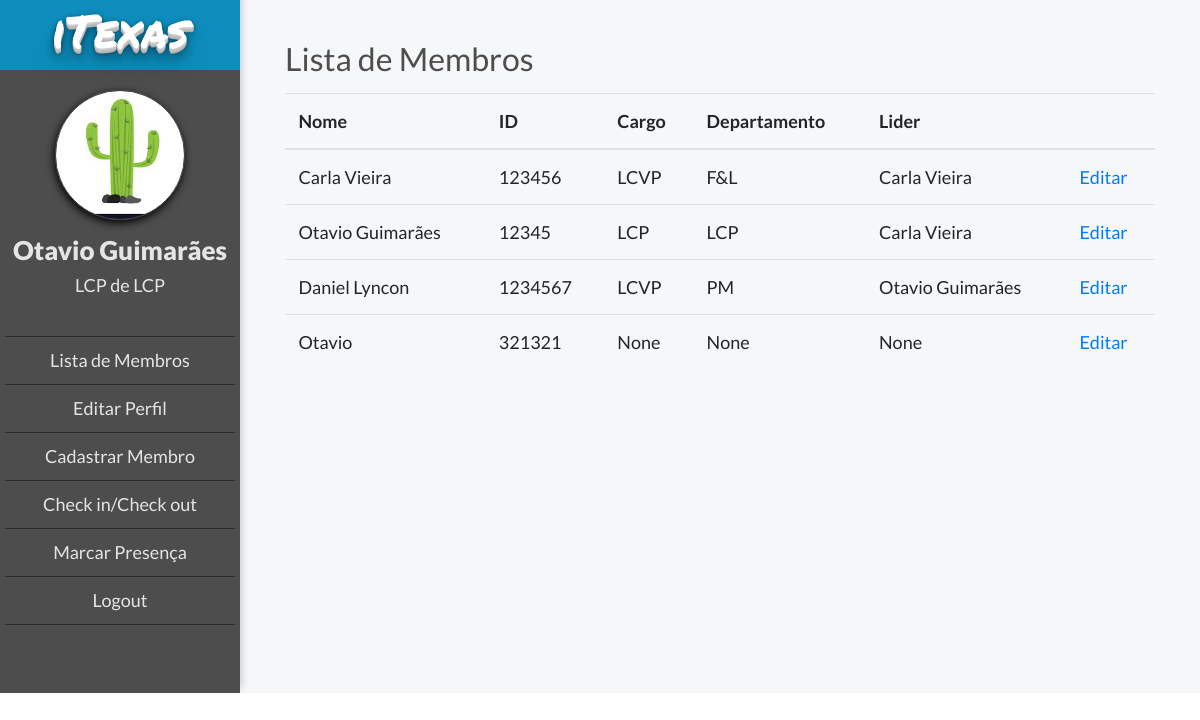
Before: /members/ (signed in) with the older database file.
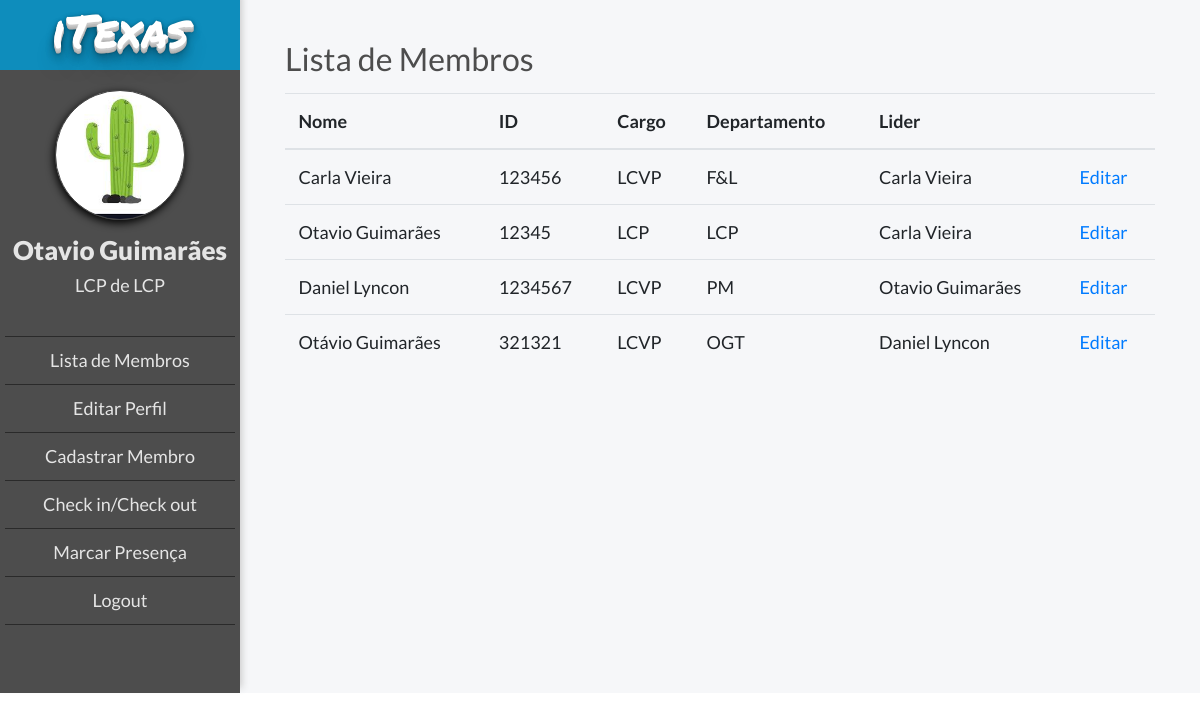
After: the same page with the newer database file.
### members/models.py (models this page shows, shortened)
class MyUser(AbstractBaseUser):
    POST = (('1,', 'LCP'), ('2', 'LCVP'), ('3', 'TLB'), ('4', 'Membro'))
    DEPARTMENT = (
    ('1', 'LCP'), ('2', 'PM'), ('3', 'F&L'), ('4', 'B2C'), ('5', 'B2B'), ('6', 'OGE'), ('7', 'OGT'), ('8', 'OGV'),
    ('9', 'IGE'), ('10', 'IGT'),)
    email = models.EmailField(verbose_name='E-mail', max_length=255, unique=True)
    podio_code = models.CharField(max_length=10, verbose_name='ID do Podio', unique=True)
    first_name = models.CharField(max_length=20, verbose_name='Nome')
    last_name = models.CharField(max_length=20, verbose_name='Sobrenome')
    is_active = models.BooleanField(default=True)
    is_admin = models.BooleanField(default=False)
    post = models.CharField(max_length=2, choices=POST, blank=True, null=True, verbose_name='Cargo')
    department = models.CharField(max_length=2, choices=DEPARTMENT, blank=True, null=True, verbose_name='Área')
    leader = models.ForeignKey("MyUser", blank=True, null=True, on_delete=models.SET_NULL, verbose_name='Líder')
    is_working = models.BooleanField(default=False)
    objects = MyUserManager()
    USERNAME_FIELD = 'podio_code'
    REQUIRED_FIELDS = ['email', 'first_name']
    def __str__(self):
        return '{} {}'.format(self.first_name, self.last_name)

### members/views.py (the view)
# urls.py: path('', views.member_list, name='member_list'),
@login_required
def member_list(request):
    users = MyUser.objects.all()
    return render(request, 'members/member_list.html', {'users': users, 'request_user': request.user})

### templates/members/member_list.html
{% extends "base.html" %}
{% if user.is_authenticated %}
    {% block body_block %}
        <h2 class="title">Lista de Membros</h2>
        <table class="table">
            <thead>
            <tr>
                <th class="table-column">Nome</th>
                <th class="table-column">ID</th>
                <th class="table-column">Cargo</th>
                <th class="table-column">Departamento</th>
                <th class="table-column">Lider</th>
                <th class="table-column"></th>
            </tr>
            </thead>
                <tbody>
            {% for user in users %}
                <tr>
                        <td>{{ user.first_name }} {{ user.last_name }}</td>
                        <td>{{ user.podio_code }}</td>
                        <td>{{ user.get_post_display }} </td>
                        <td>{{ user.get_department_display  }}</td>
                        <td>{{ user.leader }}</td>
                        <td><a href="{% url 'member_view' user.podio_code %}">Editar</a></td>
                </tr>
            {% endfor %}
                </tbody>
                </table>
    {% endblock %}
{% else %}
    <h2>Logar</h2>
{% endif %}

### templates/base.html (shortened to what this page needs)
{% load static %}
<!DOCTYPE html>
<html lang="en">
<head>
    <link rel="stylesheet" href="{% static 'css/style.css' %}">
    <link rel="stylesheet" href="https://stackpath.bootstrapcdn.com/bootstrap/4.3.1/css/bootstrap.min.css"
>
    <link rel="stylesheet" href="https://maxcdn.bootstrapcdn.com/font-awesome/4.5.0/css/font-awesome.min.css">
</head>
<body>
{% if user.is_authenticated %}
    <div class="ogr-container">
    <div class="page-body">
    <div class="lateral-menu">
        <div class="logo-area">
            <h2 class="logo-mobile">iTexas</h2>
        </div>
        <div class="menu-area">
            <div class="profile-picture"></div>
            <div class="member-infos">
                <h2 class="member-name">{{ request_user.first_name }} {{ request_user.last_name }}</h2>
                <h3 class="member-area">{{ request_user.get_post_display }} de {{ request_user.get_department_display }}</h3>
            </div>
            <ul class="function-list">
                <li><a href="{% url 'member_list' %}" class="button">Lista de Membros</a></li>
                <li><a href="{% url 'member_edit' user.podio_code %}" class="button">Editar Perfil</a></li>
                <li><a href="{% url 'register' %}" class="button">Cadastrar Membro</a></li>
                <li><a href="{% url 'check' %}" class="button">Check in/Check out</a></li>
                <li><a href="" class="button">Marcar Presença</a></li>
                {% if user.is_authenticated %}
                    <li><a href="{% url 'user_logout' %}">Logout</a></li>
                {% else %}
                    <li><a class="navbar-link" href="{% url 'user_login' %}">Login</a></li>
                {% endif %}
            </ul>
        </div>
    </div>
    <div class="body-content">
        <div class="body-container">
            {% block body_block %}
            {% endblock %}
        </div>
    </div>
{% endif %}
</div>
</body>
</html>

Changed rows visible on the page:
removed MyUser: first_name "Otavio", podio_code "321321", post "None", department "None", leader "None"
added MyUser: first_name "Otávio", last_name "Guimarães", podio_code "321321", post "LCVP", department "OGT", leader "Daniel Lyncon"
